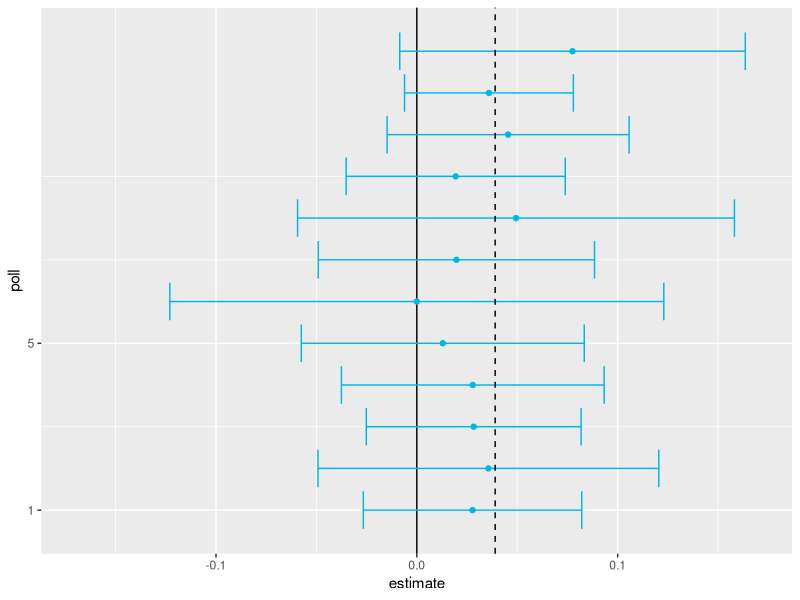
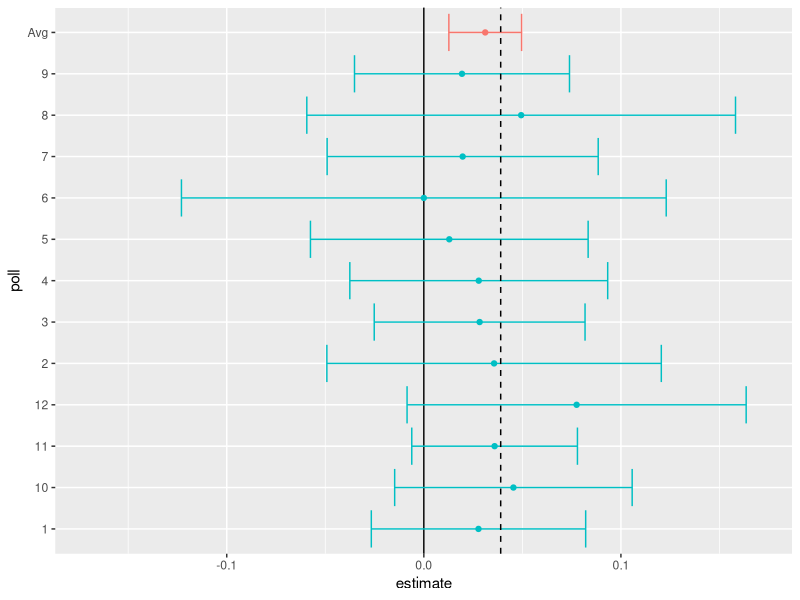
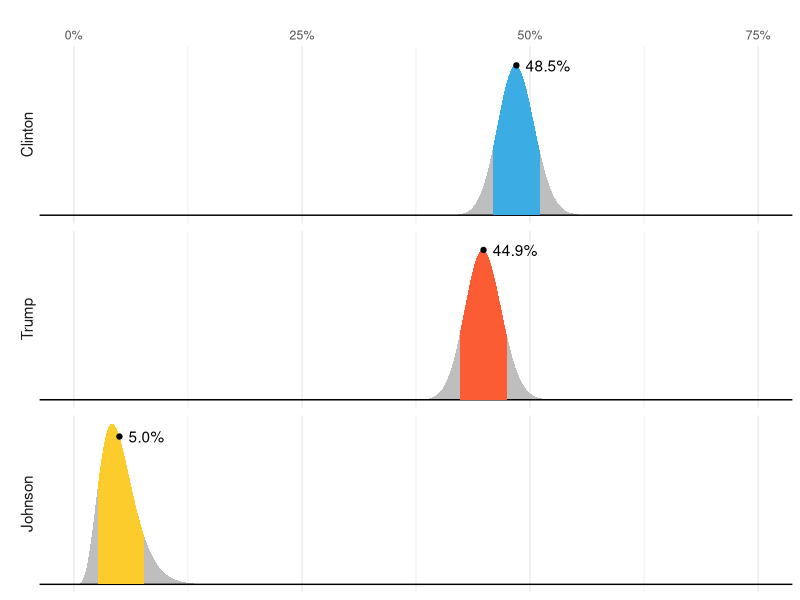
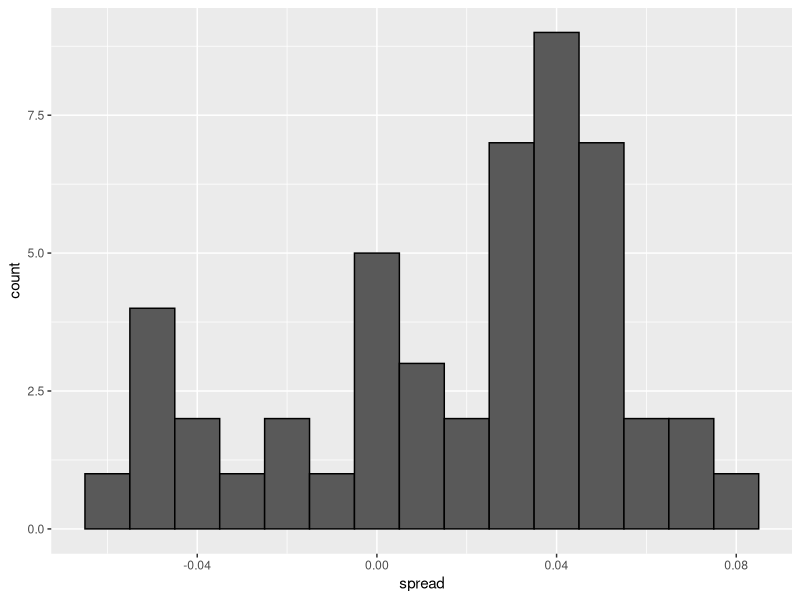
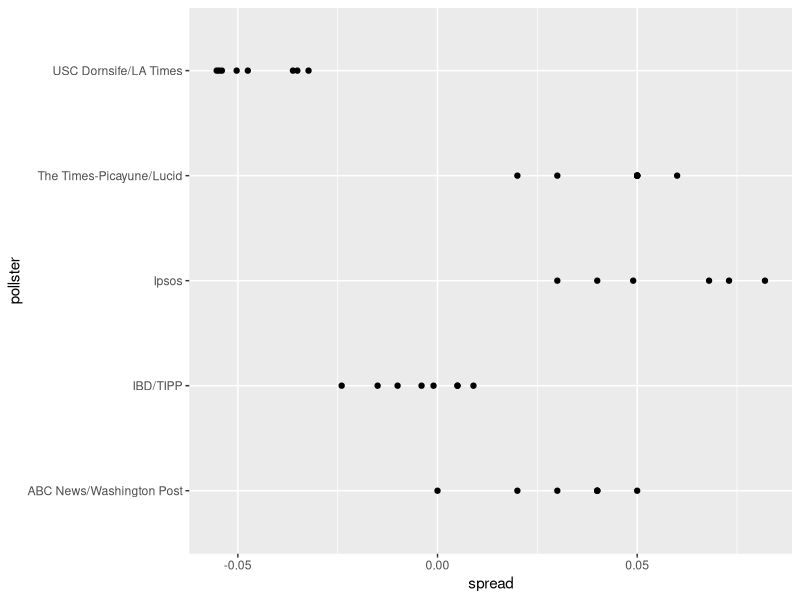
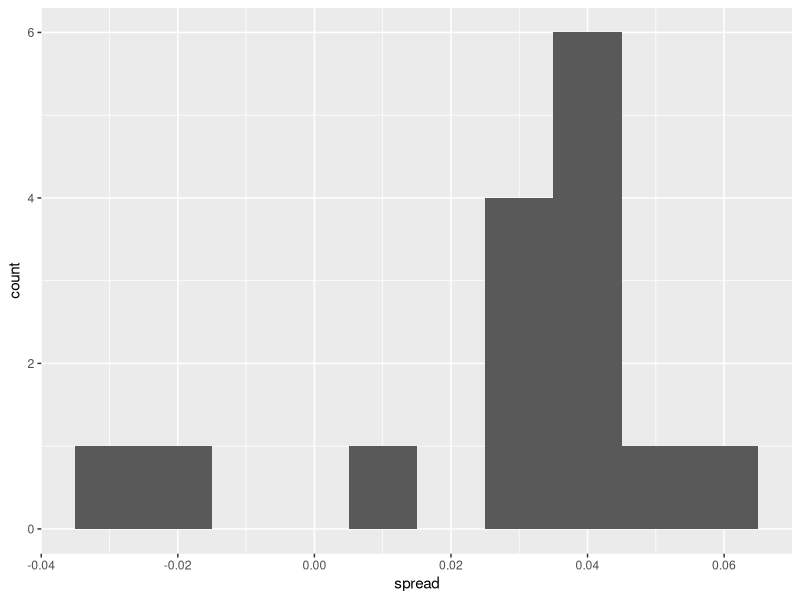

R code for these plots, in order:
## ---- chunk 1
set.seed(2)
options(digits = 3)
## ---- chunk 2
library(tidyverse)
library(dslabs)

## ---- chunk 3
d <- 0.039
Ns <- c(1298, 533, 1342, 897, 774, 254, 812, 324, 1291, 1056, 2172, 516)
p <- (d + 1) / 2

polls <- map_df(Ns, function(N) {
  x <- sample(c(0,1), size=N, replace=TRUE, prob=c(1-p, p))
  x_hat <- mean(x)
  se_hat <- sqrt(x_hat * (1 - x_hat) / N)
  list(estimate = 2 * x_hat - 1, 
    low = 2*(x_hat - 1.96*se_hat) - 1, 
    high = 2*(x_hat + 1.96*se_hat) - 1,
    sample_size = N)
}) |> mutate(poll = seq_along(Ns))
## ---- chunk 4
ggplot(polls, aes(poll, estimate, ymin=low, ymax=high)) + 
  geom_hline(yintercept = 0) + 
  geom_point(col="#00B6EB")+
  geom_errorbar(col="#00B6EB") + 
  coord_flip() +
  scale_x_continuous(breaks=c(1,ncol(polls))) +
  scale_y_continuous(limits = c(-0.17, 0.17)) +
  geom_hline(yintercept = 2*p-1, lty=2) 
## ---- chunk 5
sum(polls$sample_size)
## ---- chunk 6
d_hat <- polls |>
  summarise(avg = sum(estimate*sample_size) / sum(sample_size)) |>
  pull(avg)
d_hat
## ---- chunk 7
p_hat <- (1+d)/2
moe <- 2*1.96*sqrt(p_hat*(1-p_hat)/sum(polls$sample_size))
new_row <- tibble(d_hat,d_hat - moe, d_hat + moe, sum(polls$sample_size), 13)
names(new_row) <- names(polls)
polls2 <- bind_rows(polls, new_row)
polls2$poll <- as.character(polls2$poll)
polls2$poll[13] <- "Avg"
polls2$col <- as.character(c(rep(2,12),1))
ggplot(polls2, aes(poll, estimate, ymin=low, ymax=high, color=col)) +
  geom_hline(yintercept = 0) +
  geom_point(show.legend = FALSE) +
  geom_errorbar(show.legend = FALSE) +
  coord_flip() +
  scale_y_continuous(limits = c(-0.17, 0.17)) +
  geom_hline(yintercept = 2 * p - 1, lty=2)
## ---- chunk 8
data.frame(NYT = "  85%", `538` = "  71%", HuffPost = "  98%", PW = "  89%", PEC = " >99%", DK = "  92%", Cook = " Lean Dem", Roth = " Lean Dem", check.names = FALSE, row.names = "Win Prob")
## ---- chunk 9
my_dgamma <- function(x, mean = 1, sd = 1){
  shape = mean^2/sd^2
  scale = sd^2 / mean
  dgamma(x, shape = shape, scale = scale)
}
my_qgamma <- function(mean = 1, sd = 1){
  shape = mean^2/sd^2
  scale = sd^2 / mean
  qgamma(c(0.1,0.9), shape = shape, scale = scale)
}
tmp <- tibble(candidate = c("Clinton", "Trump", "Johnson"), avg = c(48.5, 44.9, 5.0), avg_txt = c("48.5%", "44.9%", "5.0%"), sd = rep(2, 3), m = my_dgamma(avg, avg, sd)) |>
  mutate(candidate = reorder(candidate, -avg))
xx <- seq(0, 75, len = 300)
tmp_2 <- map_df(1:3, function(i){
  tibble(candidate = tmp$candidate[i],
         avg = tmp$avg[i],
         sd = tmp$sd[i],
         x = xx,
         y = my_dgamma(xx, tmp$avg[i], tmp$sd[i]))
})
tmp_3 <- map_df(1:3, function(i){
  qq <- my_qgamma(tmp$avg[i], tmp$sd[i])
  xx <- seq(qq[1], qq[2], len = 200)
  tibble(candidate = tmp$candidate[i],
         avg = tmp$avg[i],
         sd = tmp$sd[i],
         x = xx,
         y = my_dgamma(xx, tmp$avg[i], tmp$sd[i]))
})
tmp_2 |> 
  ggplot(aes(x, ymax = y, ymin = 0)) +
  geom_ribbon(fill = "grey") + 
  facet_grid(candidate~., switch="y") +
  scale_x_continuous(breaks = seq(0, 75, 25), position = "top",
                     label= paste0(seq(0, 75, 25), "%")) +
  geom_abline(intercept = 0, slope = 0) +
  xlab("") + ylab("") + 
  theme_minimal() + 
  theme(panel.grid.major.y = element_blank(), 
        panel.grid.minor.y = element_blank(),
        axis.title.y=element_blank(),
        axis.text.y=element_blank(),
        axis.ticks.y=element_blank(),
        strip.text.y = element_text(angle = 180, size = 11, vjust = 0.2)) + 
  geom_ribbon(data = tmp_3, mapping = aes(x = x, ymax = y, ymin = 0, fill = candidate), inherit.aes = FALSE, show.legend = FALSE) +
  scale_fill_manual(values = c("#3cace4", "#fc5c34", "#fccc2c")) +
  geom_point(data = tmp, mapping = aes(x = avg, y = m), inherit.aes = FALSE) + 
  geom_text(data = tmp, mapping = aes(x = avg, y = m, label = avg_txt), inherit.aes = FALSE, hjust = 0, nudge_x = 1) 
              

## ---- chunk 10
data(polls_us_election_2016)
## ---- chunk 11
polls <- polls_us_election_2016 |> 
  filter(state == "U.S." & 
         enddate >= "2016-10-31" &
         (grade %in% c("A+","A","A-","B+") | is.na(grade)))
## ---- chunk 12
polls <- polls |>
  mutate(spread = rawpoll_clinton / 100 - rawpoll_trump / 100)
## ---- chunk 13
d_hat <- polls |>
  summarise(d_hat = sum(spread * samplesize) / sum(samplesize)) |>
  pull(d_hat)
## ---- chunk 14
p_hat <- (d_hat + 1) / 2
moe <- 1.96 * 2 * sqrt(p_hat * (1-p_hat)/sum(polls$samplesize))
moe
## ---- chunk 15
polls |>
  ggplot(aes(spread)) +
  geom_histogram(color = "black", binwidth = .01)
## ---- chunk 16
polls |> 
  group_by(pollster) |> 
  summarise(n())
## ---- chunk 17
polls |>
  group_by(pollster) |>
  filter(n() >= 6) |>
  ggplot(aes(pollster, spread)) +
  geom_point() +
  coord_flip()
## ---- chunk 18
polls |>
  group_by(pollster) |>
  filter(n() >= 6) |>
  summarise(se = 2 * sqrt(p_hat * (1 - p_hat) / median(samplesize)))
## ---- chunk 19
one_poll_per_pollster <- polls |>
  group_by(pollster) |>
  filter(enddate == max(enddate)) |>
  ungroup()
## ---- chunk 20
ggplot(one_poll_per_pollster, aes(spread)) +
  geom_histogram(binwidth = 0.01)
## ---- chunk 21
sd(one_poll_per_pollster$spread)
## ---- chunk 22
results <- one_poll_per_pollster |>
  summarise(avg = mean(spread),
            se = sd(spread) / sqrt(length(spread))) |>
  mutate(start = avg - 1.96 * se,
         end = avg + 1.96 * se)
round(results * 100, 1)
## ---- chunk 23
library(dslabs)
data(heights)
x <- heights |> 
  filter(sex == "Male") |>
  pull(height)
## ---- chunk 24
mean(x)
sd(x)
